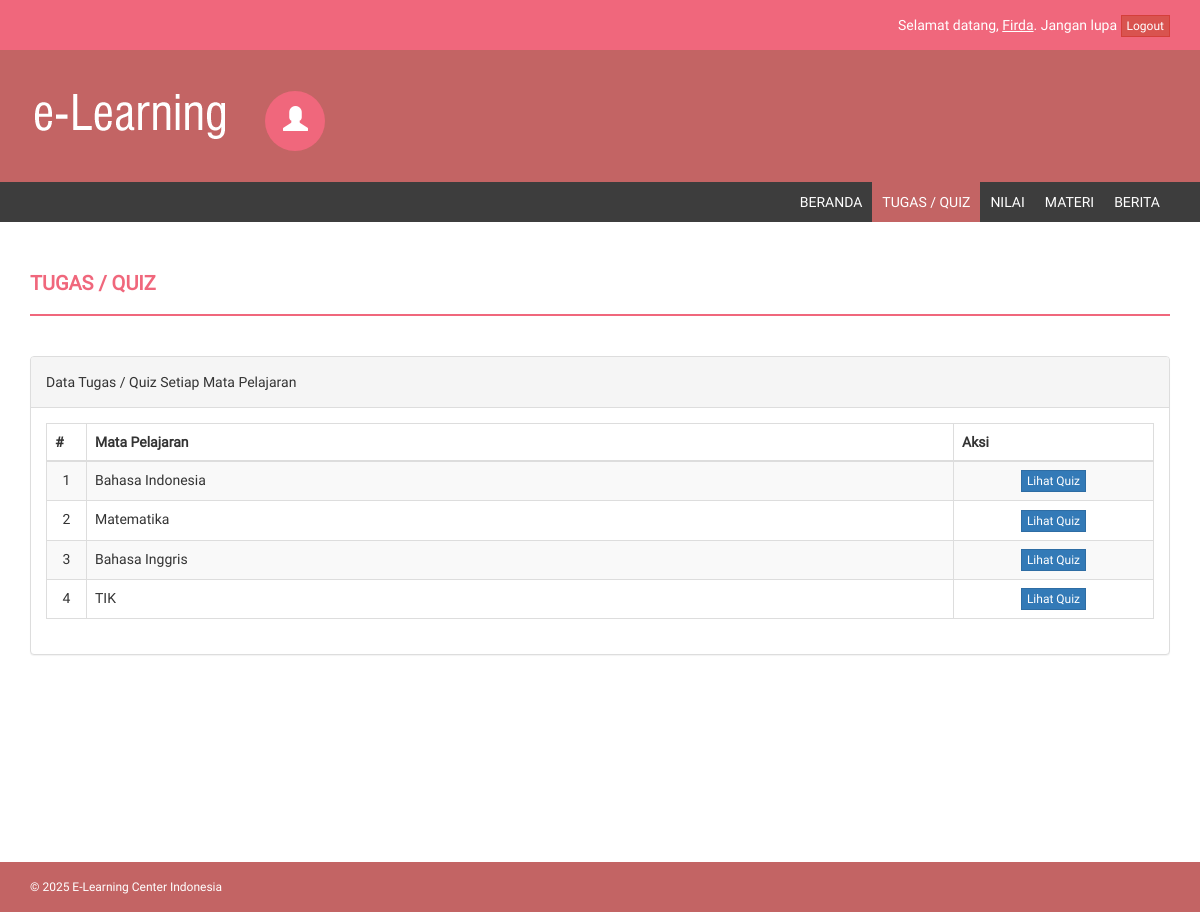
The page /?page=quiz (signed in) on the database its author committed.
### tables this page shows
CREATE TABLE `tb_siswa` (
  `id_siswa` int(11) NOT NULL,
  `nis` varchar(20) NOT NULL,
  `nama_lengkap` varchar(50) NOT NULL,
  `tempat_lahir` varchar(20) NOT NULL,
  `tgl_lahir` date NOT NULL,
  `jenis_kelamin` enum('L','P') NOT NULL,
  `agama` varchar(20) NOT NULL,
  `nama_ayah` varchar(50) NOT NULL,
  `nama_ibu` varchar(50) NOT NULL,
  `no_telp` varchar(15) NOT NULL,
  `email` varchar(100) NOT NULL,
  `alamat` text NOT NULL,
  `id_kelas` varchar(5) NOT NULL,
  `thn_masuk` int(5) NOT NULL,
  `foto` varchar(100) NOT NULL,
  `username` varchar(40) NOT NULL,
  `password` varchar(40) NOT NULL,
  `pass` varchar(40) NOT NULL,
  `status` enum('aktif','tidak aktif') NOT NULL
);

CREATE TABLE `tb_mapel` (
  `id` int(11) NOT NULL,
  `kode_mapel` varchar(10) NOT NULL,
  `mapel` varchar(100) NOT NULL
);

### index.php (the view, shortened to what this page needs)
<?php
include "+koneksi.php";
if(!@$_SESSION['siswa']) {
    if(@$_GET['hal'] == 'daftar') {
        include "register.php";
    } else {
        include "login.php";
    }
} else { ?>
<!DOCTYPE html>
<html>
<head>
    <link href="style/assets/css/bootstrap.css" rel="stylesheet" />
    <link href="style/assets/css/font-awesome.css" rel="stylesheet" />
    <link href="style/assets/css/style.css" rel="stylesheet" />
</head>
<body>
<?php
$sql_terlogin = mysqli_query($db, "SELECT * FROM tb_siswa JOIN tb_kelas ON tb_siswa.id_siswa = '$_SESSION[siswa]' AND tb_kelas.id_kelas = tb_siswa.id_kelas") or die ($db->error);
$data_terlogin = mysqli_fetch_array($sql_terlogin);
?>
    <header>
        <div class="container">
            <div class="row">
                <div class="col-md-12">
                    Selamat datang, <u><?php echo ucfirst($data_terlogin['username']); ?></u>. Jangan lupa <a href="inc/logout.php?sesi=siswa" class="btn btn-xs btn-danger">Logout</a>
                </div>
            </div>
        </div>
    </header>
    <div class="navbar navbar-inverse set-radius-zero">
        <div class="container">
            <div class="navbar-header">
                <a class="navbar-brand" href="./">
                    <img src="style/assets/img/logo.png" />
                </a>
            </div>
            <div class="left-div">
                <div class="user-settings-wrapper">
                    <ul class="nav">
                        <li class="dropdown">
                            <a class="dropdown-toggle" data-toggle="dropdown" href="#" aria-expanded="false">
                                <span class="glyphicon glyphicon-user" style="font-size: 25px;"></span>
                            </a>
                        </li>
                    </ul>
                </div>
            </div>
        </div>
    </div>
    <section class="menu-section">
        <div class="container">
            <div class="row">
                <div class="col-md-12">
                    <div class="navbar-collapse collapse ">
                        <ul id="menu-top" class="nav navbar-nav navbar-right">
                            <li><a <?php if(@$_GET['page'] == '') { echo 'class="menu-top-active"'; } ?> href="./">Beranda</a></li>
                            <li><a <?php if(@$_GET['page'] == 'quiz') { echo 'class="menu-top-active"'; } ?> href="?page=quiz">Tugas / Quiz</a></li>
                            <li><a <?php if(@$_GET['page'] == 'nilai') { echo 'class="menu-top-active"'; } ?> href="?page=nilai">Nilai</a></li>
                            <li><a <?php if(@$_GET['page'] == 'materi') { echo 'class="menu-top-active"'; } ?> href="?page=materi">Materi</a></li>
                            <li><a <?php if(@$_GET['page'] == 'berita') { echo 'class="menu-top-active"'; } ?> href="?page=berita">Berita</a></li>
                        </ul>
                    </div>
                </div>
            </div>
        </div>
    </section>
    <div class="content-wrapper">
        <div class="container" id="wadah">
        <?php
        if(@$_GET['page'] == '') {
            include "inc/beranda.php";
        } else if(@$_GET['page'] == 'quiz') {
            include "inc/quiz.php";
        } else if(@$_GET['page'] == 'nilai') {
            include "inc/nilai.php";
        } else if(@$_GET['page'] == 'materi') {
            include "inc/materi.php";
        } else if(@$_GET['page'] == 'berita') {
            include "inc/berita.php";
        } ?>
        </div>
    </div>
    <footer>
        <div class="container">
            <div class="row">
                <div class="col-md-12">
                    &copy; 2025 E-Learning Center Indonesia
                </div>
            </div>
        </div>
    </footer>
</body>
</html>
<?php
}
?>

### inc/quiz.php (shortened to what this page needs)
<?php
$no = 1;
if(@$_GET['action'] != 'kerjakansoal') { ?>
<div class="row">
    <div class="col-md-12">
        <h4 class="page-head-line">Tugas / Quiz</h4>
    </div>
</div>
<?php
}
if(@$_GET['action'] == '') { ?>
	<div class="row">
	    <div class="col-md-12">
	        <div class="panel panel-default">
	            <div class="panel-heading">Data Tugas / Quiz Setiap Mata Pelajaran</div>
	            <div class="panel-body">
	                <div class="table-responsive">
	                    <table class="table table-striped table-bordered table-hover">
	                        <thead>
	                            <tr>
	                                <th>#</th>
	                                <th>Mata Pelajaran</th>
	                                <th>Aksi</th>
	                            </tr>
	                        </thead>
	                        <tbody>
	                        <?php
	                        $sql_mapel = mysqli_query($db, "SELECT * FROM tb_mapel") or die ($db->error);
	                        while($data_mapel = mysqli_fetch_array($sql_mapel)) { ?>
	                            <tr>
	                                <td width="40px" align="center"><?php echo $no++; ?></td>
	                                <td><?php echo $data_mapel['mapel']; ?></td>
	                                <td width="200px" align="center">
	                                	<a href="?page=quiz&action=daftartopik&id_mapel=<?php echo $data_mapel['id']; ?>" class="btn btn-primary btn-xs">Lihat Quiz</a>
	                                </td>
	                            </tr>
	                        	<?php
	                        } ?>
	                        </tbody>
	                    </table>
	                </div>
	            </div>
	        </div>
	    </div>
	</div>
<?php
} else if(@$_GET['action'] == 'daftartopik') { ?>
	<div class="row">
	    <div class="col-md-12">
	        <div class="panel panel-default">
	            <div class="panel-heading">Data Tugas / Quiz Setiap Mata Pelajaran</div>
	            <div class="panel-body">
					<div class="table-responsive">
					<?php
					$id_mapel = @$_GET['id_mapel'];
					$sql_tq = mysqli_query($db, "SELECT * FROM tb_topik_quiz WHERE id_mapel = '$id_mapel' AND id_kelas = '$data_terlogin[id_kelas]' AND status = 'aktif'") or die ($db->error);
					if(mysqli_num_rows($sql_tq) > 0) {
						while($data_tq = mysqli_fetch_array($sql_tq)) { ?>
						<table width="100%">
							<tr>
								<td valign="top">No. ( <?php echo $no++; ?> )</td>
								<td>
									<table class="table">
									    <thead>
									        <tr>
									            <td width="20%"><b>Judul</b></td>
									            <td>:</td>
									            <td width="65%"><?php echo $data_tq['judul']; ?></td>
									        </tr>
									    </thead>
									    <tbody>
									        <tr>
									            <td>Tanggal Pembuatan</td>
									            <td>:</td>
									            <td><?php echo tgl_indo($data_tq['tgl_buat']); ?></td>
									        </tr>
									        <tr>
									            <td>Pembuat</td>
									            <td>:</td>
									            <td>
									            	<?php
									            	if($data_tq['pembuat'] != 'admin') {
									            		$sql_peng = mysqli_query($db, "SELECT * FROM tb_pengajar WHERE id_pengajar = '$data_tq[pembuat]'") or die ($db->error);
									            		$data_peng = mysqli_fetch_array($sql_peng);
									            		echo $data_peng['nama_lengkap'];
									            	} else {
									            		echo $data_tq['pembuat'];
									            	} ?>
									            </td>
									        </tr>
									        <tr>
									            <td>Waktu Pengerjaan</td>
									            <td>:</td>
									            <td><?php echo $data_tq['waktu_soal'] / 60 ." menit"; ?></td>
									        </tr>
									        <tr>
									            <td>Info</td>
									            <td>:</td>
									            <td><?php echo $data_tq['info']; ?></td>
									        </tr>
									        <tr>
									        	<td></td>
									        	<td></td>
									        	<td>
									        		<a href="?page=quiz&action=infokerjakan&id_tq=<?php echo $data_tq['id_tq']; ?>" class="btn btn-primary btn-xs">Kerjakan Soal</a>
									        	</td>
									        </tr>
									    </tbody>
									</table>
								</td>
							</tr>
						</table>
						<?php
						}
					} else { ?>
						<div class="alert alert-danger">Data quiz yang berada di kelas ini dengan mapel tersebut tidak ada</div>
						<?php
					} ?>
					</div>
	            </div>
	        </div>
	    </div>
	</div>
	<?php
} else if(@$_GET['action'] == 'infokerjakan') { ?>
	<div class="row">
	    <div class="col-md-12">
	        <div class="panel panel-default">
	            <div class="panel-heading">Informasi Tugas / Quiz</div>
	            <div class="panel-body">
	            <?php
	            $sql_nilai = mysqli_query($db, "SELECT * FROM tb_nilai_pilgan WHERE id_tq = '$_GET[id_tq]' AND id_siswa = '$_SESSION[siswa]'") or die ($db->error);
	            $sql_jwb = mysqli_query($db, "SELECT * FROM tb_jawaban WHERE id_tq = '$_GET[id_tq]' AND id_siswa = '$_SESSION[siswa]'") or die ($db->error);
	            if(mysqli_num_rows($sql_nilai) > 0 || mysqli_num_rows($sql_jwb) > 0) {
	            	echo "Anda sudah mengerjakan ujian / test ini, silahkan lihat nilai Anda di halaman nilai.";
	            } else { ?>
					1. Baca dengan seksama dan teliti sebelum mengerjakan Tugas / Quiz.<br />
					2. Pastikan koneksi anda terjamin dan bagus.<br />
					3. Pilih browser yang versi terbaru.<br />
					4. Jika mati lampu hubungi pengajar mata pelajaran terkait untuk melakukan jian ulang.
					<?php
				} ?>
	            </div>
	            <div class="panel-footer">
					<?php
					if(mysqli_num_rows($sql_nilai) > 0 || mysqli_num_rows($sql_jwb) > 0) { ?>
						<a href="?page=quiz" class="btn btn-primary">Kembali</a>
						<?php
					} else {
						$sql_cek_soal_pilgan = mysqli_query($db, "SELECT * FROM tb_soal_pilgan WHERE id_tq = '$_GET[id_tq]'") or die ($db->error);
						$sql_cek_soal_essay = mysqli_query($db, "SELECT * FROM tb_soal_essay WHERE id_tq = '$_GET[id_tq]'") or die ($db->error);
						if(mysqli_num_rows($sql_cek_soal_pilgan) > 0 || mysqli_num_rows($sql_cek_soal_essay) > 0) { ?>
							<a href="soal.php?id_tq=<?php echo @$_GET['id_tq']; ?>" class="btn btn-primary">Mulai Mengerjakan</a>
						<?php
						} else { ?>
							<a onclick="alert('Data soal tidak ditemukan, mungkin karena belum dibuat. Silahkan hubungi guru yang bersangkutan');" class="btn btn-primary">Mulai Mengerjakan</a>
						<?php
						} ?>
						<a href="?page=quiz" class="btn btn-primary">Kembali</a>
					<?php
					} ?>
				</div>
	        </div>
	    </div>
	</div>
	<?php
}
?>

### style/assets/css/style.css (style rules this page uses)
body { font-family: 'Roboto', sans-serif; line-height: 30px; }
.set-radius-zero { border-radius: 0px; -moz-border-radius: 0px; -webkit-border-radius: 0px; }
.content-wrapper { margin-top: 40px; min-height: 600px; padding-bottom: 60px; }
.page-head-line { font-weight: 900; padding-bottom: 20px; border-bottom: 2px solid #F0677C; text-transform: uppercase; color: #F0677C; font-size: 20px; margin-bottom: 40px; }
.btn { border-radius: 0px; -webkit-border-radius: 0px; -moz-border-radius: 0px; }
header { background-color: #F0677C; color: #fff; padding: 10px; text-align: right; }
.left-div { padding-left: 30px; margin-top: 40px; margin-bottom: 30px; }
.navbar-brand { width: 250px; padding-top: 30px; }
.user-settings-wrapper .nav > li > a { position: relative; display: block; padding: 15px 18px; border-radius: 50%; -webkit-border-radius: 50%; -moz-border-radius: 50%; height: 60px; width: 60px; background-color: #F0677C; color: #fff; }
.user-settings-wrapper { margin-top: 10px; }
.user-settings-wrapper li { display: inline-block; }
.menu-section { background-color: #3D3D3D; }
#menu-top a { color: #FFF; text-decoration: none; font-weight: 500; padding: 10px 10px 10px 10px; text-transform: uppercase; }
.menu-top-active { background-color: #C36464; }
.navbar-inverse { background-color: #C36464; border-color: transparent; }
.navbar { margin-bottom: 0px; }
footer { padding: 10px; color: #fff; font-size: 12px; background-color: #C36464; }

### rows shown on the page
tb_siswa: username "Firda"
tb_mapel: mapel "Bahasa Indonesia"
tb_mapel: mapel "Matematika"
tb_mapel: mapel "Bahasa Inggris"
tb_mapel: mapel "TIK"
